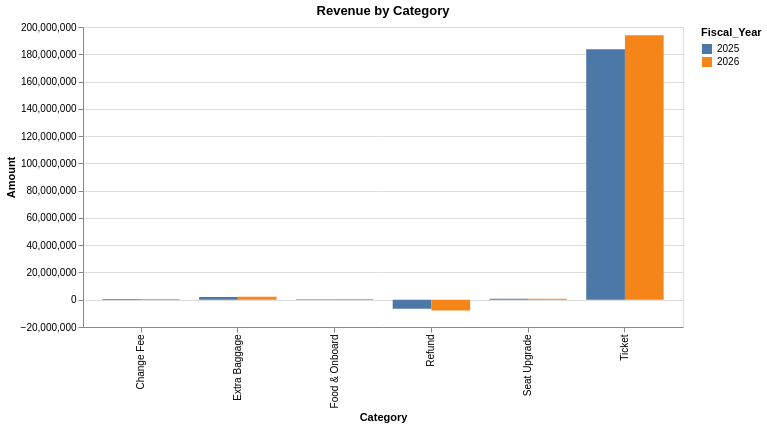

Write notebook code for a chart like this one.
### Code cell
revenue_long = revenue_categories.melt(
    id_vars="Fiscal_Year",
    var_name="Category",
    value_name="Amount"
)

alt.Chart(revenue_long).mark_bar().encode(
    x="Category:N",
    y="Amount:Q",
    color="Fiscal_Year:N",
    xOffset="Fiscal_Year:N",
    tooltip=["Category", "Fiscal_Year", "Amount"]
).properties(
    title="Revenue by Category",
    width=600
)

### Figure 1 — Vega-Lite specification as saved in the notebook (floating-point values rounded to 4 significant figures)
{"config": {"view": {"continuousWidth": 300, "continuousHeight": 300}}, "data": {"name": "data-97b1934219b1c67a25f45f482fdee945"}, "mark": {"type": "bar"}, "encoding": {"color": {"field": "Fiscal_Year", "type": "nominal"}, "tooltip": [{"field": "Category", "type": "nominal"}, {"field": "Fiscal_Year", "type": "quantitative"}, {"field": "Amount", "type": "quantitative"}], "x": {"field": "Category", "type": "nominal"}, "xOffset": {"field": "Fiscal_Year", "type": "nominal"}, "y": {"field": "Amount", "type": "quantitative"}}, "title": "Revenue by Category", "width": 600, "$schema": "https://vega.github.io/schema/vega-lite/v5.20.1.json", "datasets": {"data-97b1934219b1c67a25f45f482fdee945": [{"Fiscal_Year": 2025, "Category": "Ticket", "Amount": 183600000.0}, {"Fiscal_Year": 2026, "Category": "Ticket", "Amount": 193900000.0}, {"Fiscal_Year": 2025, "Category": "Extra Baggage", "Amount": 2002000.0}, {"Fiscal_Year": 2026, "Category": "Extra Baggage", "Amount": 2139000.0}, {"Fiscal_Year": 2025, "Category": "Seat Upgrade", "Amount": 678600.0}, {"Fiscal_Year": 2026, "Category": "Seat Upgrade", "Amount": 729500.0}, {"Fiscal_Year": 2025, "Category": "Change Fee", "Amount": 558100.0}, {"Fiscal_Year": 2026, "Category": "Change Fee", "Amount": 604000.0}, {"Fiscal_Year": 2025, "Category": "Food & Onboard", "Amount": 435500.0}, {"Fiscal_Year": 2026, "Category": "Food & Onboard", "Amount": 493700.0}, {"Fiscal_Year": 2025, "Category": "Refund", "Amount": -6685000.0}, {"Fiscal_Year": 2026, "Category": "Refund", "Amount": -7834000.0}]}}
